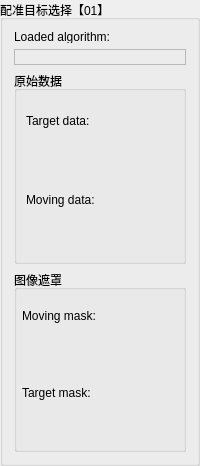
            <widget class="QGroupBox" name="groupBox_12">
             <property name="title">
              <string>配准目标选择【01】</string>
             </property>
             <layout class="QVBoxLayout" name="verticalLayout_8">
              <item>
               <widget class="QLabel" name="label_4">
                <property name="maximumSize">
                 <size>
                  <width>16777215</width>
                  <height>12</height>
                 </size>
                </property>
                <property name="text">
                 <string>Loaded algorithm:</string>
                </property>
               </widget>
              </item>
              <item>
               <widget class="QLabel" name="m_lbLoadedAlgorithmName">
                <property name="sizePolicy">
                 <sizepolicy hsizetype="Expanding" vsizetype="Preferred">
                  <horstretch>0</horstretch>
                  <verstretch>0</verstretch>
                 </sizepolicy>
                </property>
                <property name="maximumSize">
                 <size>
                  <width>400</width>
                  <height>20</height>
                 </size>
                </property>
                <property name="palette">
                 <palette>
                  <active>
                   <colorrole role="Text">
                    <brush brushstyle="SolidPattern">
                     <color alpha="255">
                      <red>0</red>
                      <green>170</green>
                      <blue>0</blue>
                     </color>
                    </brush>
                   </colorrole>
                   <colorrole role="PlaceholderText">
                    <brush brushstyle="NoBrush">
                     <color alpha="128">
                      <red>0</red>
                      <green>170</green>
                      <blue>0</blue>
                     </color>
                    </brush>
                   </colorrole>
                  </active>
                  <inactive>
                   <colorrole role="Text">
                    <brush brushstyle="SolidPattern">
                     <color alpha="255">
                      <red>0</red>
                      <green>170</green>
                      <blue>0</blue>
                     </color>
                    </brush>
                   </colorrole>
                   <colorrole role="PlaceholderText">
                    <brush brushstyle="NoBrush">
                     <color alpha="128">
                      <red>0</red>
                      <green>170</green>
                      <blue>0</blue>
                     </color>
                    </brush>
                   </colorrole>
                  </inactive>
                  <disabled>
                   <colorrole role="Text">
                    <brush brushstyle="SolidPattern">
                     <color alpha="255">
                      <red>159</red>
                      <green>158</green>
                      <blue>158</blue>
                     </color>
                    </brush>
                   </colorrole>
                   <colorrole role="PlaceholderText">
                    <brush brushstyle="NoBrush">
                     <color alpha="128">
                      <red>0</red>
                      <green>170</green>
                      <blue>0</blue>
                     </color>
                    </brush>
                   </colorrole>
                  </disabled>
                 </palette>
                </property>
                <property name="font">
                 <font>
                  <weight>75</weight>
                  <bold>true</bold>
                 </font>
                </property>
                <property name="frameShape">
                 <enum>QFrame::StyledPanel</enum>
                </property>
                <property name="lineWidth">
                 <number>2</number>
                </property>
                <property name="midLineWidth">
                 <number>1</number>
                </property>
                <property name="text">
                 <string/>
                </property>
               </widget>
              </item>
              <item>
               <widget class="QGroupBox" name="groupBox_5">
                <property name="title">
                 <string>原始数据</string>
                </property>
                <layout class="QVBoxLayout" name="verticalLayout_6">
                 <item>
                  <widget class="QLabel" name="label_14">
                   <property name="minimumSize">
                    <size>
                     <width>0</width>
                     <height>27</height>
                    </size>
                   </property>
                   <property name="maximumSize">
                    <size>
                     <width>16777215</width>
                     <height>12</height>
                    </size>
                   </property>
                   <property name="text">
                    <string>Target data:</string>
                   </property>
                  </widget>
                 </item>
                 <item>
                  <widget class="QmitkSingleNodeSelectionWidget" name="targetNodeSelector" native="true">
                   <property name="minimumSize">
                    <size>
                     <width>0</width>
                     <height>40</height>
                    </size>
                   </property>
                  </widget>
                 </item>
                 <item>
                  <widget class="QLabel" name="label_61">
                   <property name="minimumSize">
                    <size>
                     <width>0</width>
                     <height>27</height>
                    </size>
                   </property>
                   <property name="maximumSize">
                    <size>
                     <width>16777215</width>
                     <height>12</height>
                    </size>
                   </property>
                   <property name="text">
                    <string>Moving data:</string>
                   </property>
                  </widget>
                 </item>
                 <item>
                  <widget class="QmitkSingleNodeSelectionWidget" name="movingNodeSelector" native="true">
                   <property name="minimumSize">
                    <size>
                     <width>0</width>
                     <height>40</height>
                    </size>
                   </property>
                  </widget>
                 </item>
                </layout>
               </widget>
              </item>
              <item>
               <widget class="QGroupBox" name="groupMasks">
                <property name="title">
                 <string>图像遮罩</string>
                </property>
                <property name="checkable">
                 <bool>false</bool>
                </property>
                <layout class="QVBoxLayout" name="verticalLayout_13">
                 <property name="spacing">
                  <number>5</number>
                 </property>
                 <property name="leftMargin">
                  <number>5</number>
                 </property>
                 <property name="topMargin">
                  <number>5</number>
                 </property>
                 <property name="rightMargin">
                  <number>5</number>
                 </property>
                 <property name="bottomMargin">
                  <number>5</number>
                 </property>
                 <item>
                  <widget class="QLabel" name="label">
                   <property name="minimumSize">
                    <size>
                     <width>0</width>
                     <height>27</height>
                    </size>
                   </property>
                   <property name="maximumSize">
                    <size>
                     <width>16777215</width>
                     <height>12</height>
                    </size>
                   </property>
                   <property name="text">
                    <string>Moving mask:</string>
                   </property>
                  </widget>
                 </item>
                 <item>
                  <widget class="QmitkSingleNodeSelectionWidget" name="movingMaskNodeSelector" native="true">
                   <property name="minimumSize">
                    <size>
                     <width>0</width>
                     <height>40</height>
                    </size>
                   </property>
                  </widget>
                 </item>
                 <item>
                  <widget class="QLabel" name="label_2">
                   <property name="minimumSize">
                    <size>
                     <width>0</width>
                     <height>27</height>
                    </size>
                   </property>
                   <property name="maximumSize">
                    <size>
                     <width>16777215</width>
                     <height>12</height>
                    </size>
                   </property>
                   <property name="text">
                    <string>Target mask:</string>
                   </property>
                  </widget>
                 </item>
                 <item>
                  <widget class="QmitkSingleNodeSelectionWidget" name="targetMaskNodeSelector" native="true">
                   <property name="minimumSize">
                    <size>
                     <width>0</width>
                     <height>40</height>
                    </size>
                   </property>
                  </widget>
                 </item>
                </layout>
               </widget>
              </item>
             </layout>
            </widget>
